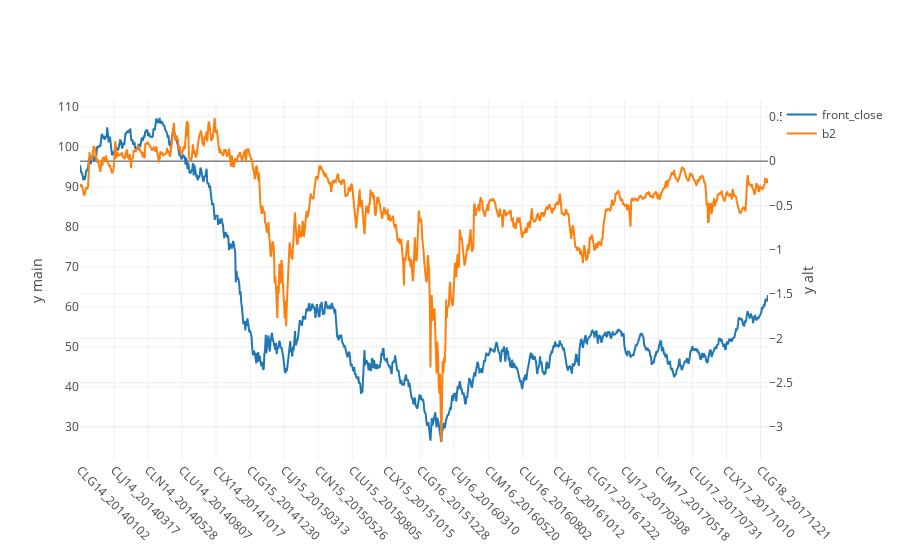

The notebook cell this image was saved under:
### Markdown cell above
### Display the **b2 coefficient** which discribes the curvature of the forward curve

### Code cell
df_temp = df_csm_close_percent[['yyyymmdd','front','b2']].copy()
df_temp['x'] = df_temp.apply(lambda r: f'{r.front}_{r.yyyymmdd}',axis=1)
# df_temp['contango_coefficent'] = df_temp.apply(lambda r: (r.b1 + r.b2)*1000,axis=1)
b2_magnify = 1000 #df_temp.iloc[0].b1/df_temp.iloc[0].b2
df_temp.b2 = df_temp.b2.apply(lambda v: v*b2_magnify)
df_temp['front_close'] = df_csm_close[1].values
# iplot(plotly_plot(df_temp[['x','front_close','contango_coefficent']],x_column='x',yaxis2_cols=['contango_coefficent']))
iplot(plotly_plot(df_temp[['x','front_close','b2']],x_column='x',yaxis2_cols=['b2']))

### Figure 1 — Plotly figure (JSON) as saved in the notebook; plotly's stock layout.template omitted (floating-point values rounded to 4 significant figures; data arrays with more than 128 entries replaced by an {"elided": "..."} marker saying what was removed)
{"data": [{"name": "front_close", "type": "scatter", "uid": "a813d2ac-3b11-11ea-8a6f-8c859025e7f9", "x": {"elided": "1012 str values"}, "y": {"elided": "1012 float values"}, "yaxis": "y"}, {"name": "b2", "type": "scatter", "uid": "a813d41e-3b11-11ea-856d-8c859025e7f9", "x": {"elided": "1012 str values"}, "y": {"elided": "1012 float values"}, "yaxis": "y2"}], "layout": {"margin": {"b": 100}, "xaxis": {"tickangle": 45, "ticktext": ["CLG14_20140102", "CLJ14_20140317", "CLN14_20140528", "CLU14_20140807", "CLX14_20141017", "CLG15_20141230", "CLJ15_20150313", "CLN15_20150526", "CLU15_20150805", "CLX15_20151015", "CLG16_20151228", "CLJ16_20160310", "CLM16_20160520", "CLU16_20160802", "CLX16_20161012", "CLG17_20161222", "CLJ17_20170308", "CLM17_20170518", "CLU17_20170731", "CLX17_20171010", "CLG18_20171221"], "tickvals": ["CLG14_20140102", "CLJ14_20140317", "CLN14_20140528", "CLU14_20140807", "CLX14_20141017", "CLG15_20141230", "CLJ15_20150313", "CLN15_20150526", "CLU15_20150805", "CLX15_20151015", "CLG16_20151228", "CLJ16_20160310", "CLM16_20160520", "CLU16_20160802", "CLX16_20161012", "CLG17_20161222", "CLJ17_20170308", "CLM17_20170518", "CLU17_20170731", "CLX17_20171010", "CLG18_20171221"], "type": "category"}, "yaxis": {"title": "y main"}, "yaxis2": {"overlaying": "y", "side": "right", "title": "y alt"}}}
